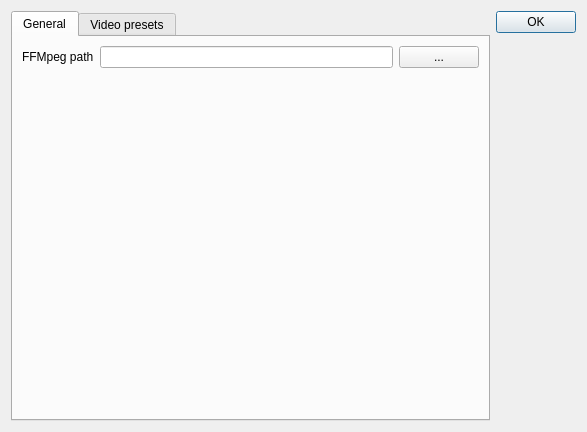
<?xml version="1.0" encoding="UTF-8"?>
<ui version="4.0">
 <class>Form</class>
 <widget class="QWidget" name="Form">
  <property name="geometry">
   <rect>
    <x>0</x>
    <y>0</y>
    <width>587</width>
    <height>432</height>
   </rect>
  </property>
  <property name="windowTitle">
   <string>Form</string>
  </property>
  <layout class="QVBoxLayout" name="verticalLayout_3">
   <item>
    <layout class="QHBoxLayout" name="horizontalLayout_2">
     <item>
      <widget class="QTabWidget" name="tabWidget">
       <property name="currentIndex">
        <number>0</number>
       </property>
       <widget class="QWidget" name="tabGeneral">
        <attribute name="title">
         <string>General</string>
        </attribute>
        <layout class="QVBoxLayout" name="verticalLayout_2">
         <item>
          <layout class="QHBoxLayout" name="horizontalLayout">
           <item>
            <widget class="QLabel" name="label">
             <property name="text">
              <string>FFMpeg path</string>
             </property>
            </widget>
           </item>
           <item>
            <widget class="QLineEdit" name="txtFFmpegPath"/>
           </item>
           <item>
            <widget class="QPushButton" name="btnFFmpegPath">
             <property name="text">
              <string>...</string>
             </property>
            </widget>
           </item>
          </layout>
         </item>
         <item>
          <spacer name="verticalSpacer_2">
           <property name="orientation">
            <enum>Qt::Vertical</enum>
           </property>
           <property name="sizeHint" stdset="0">
            <size>
             <width>20</width>
             <height>334</height>
            </size>
           </property>
          </spacer>
         </item>
        </layout>
       </widget>
       <widget class="QWidget" name="tabVideoPresets">
        <attribute name="title">
         <string>Video presets</string>
        </attribute>
        <layout class="QVBoxLayout" name="verticalLayout_4">
         <item>
          <widget class="QTableWidget" name="presetsTable">
           <property name="sizeAdjustPolicy">
            <enum>QAbstractScrollArea::AdjustToContents</enum>
           </property>
           <column>
            <property name="text">
             <string>Name</string>
            </property>
           </column>
           <column>
            <property name="text">
             <string>Extension</string>
            </property>
           </column>
           <column>
            <property name="text">
             <string>Command line</string>
            </property>
           </column>
          </widget>
         </item>
         <item>
          <layout class="QHBoxLayout" name="horizontalLayout_3">
           <item>
            <widget class="QPushButton" name="btnAddPreset">
             <property name="text">
              <string>Add preset</string>
             </property>
            </widget>
           </item>
           <item>
            <widget class="QPushButton" name="btnRemovePreset">
             <property name="sizePolicy">
              <sizepolicy hsizetype="Minimum" vsizetype="Fixed">
               <horstretch>0</horstretch>
               <verstretch>0</verstretch>
              </sizepolicy>
             </property>
             <property name="text">
              <string>Remove preset</string>
             </property>
            </widget>
           </item>
           <item>
            <spacer name="horizontalSpacer">
             <property name="orientation">
              <enum>Qt::Horizontal</enum>
             </property>
             <property name="sizeHint" stdset="0">
              <size>
               <width>40</width>
               <height>20</height>
              </size>
             </property>
            </spacer>
           </item>
          </layout>
         </item>
        </layout>
       </widget>
      </widget>
     </item>
     <item>
      <layout class="QVBoxLayout" name="verticalLayout">
       <item>
        <widget class="QPushButton" name="btnOk">
         <property name="text">
          <string>OK</string>
         </property>
         <property name="default">
          <bool>true</bool>
         </property>
        </widget>
       </item>
       <item>
        <spacer name="verticalSpacer">
         <property name="orientation">
          <enum>Qt::Vertical</enum>
         </property>
         <property name="sizeHint" stdset="0">
          <size>
           <width>20</width>
           <height>40</height>
          </size>
         </property>
        </spacer>
       </item>
      </layout>
     </item>
    </layout>
   </item>
  </layout>
 </widget>
 <resources/>
 <connections/>
</ui>
